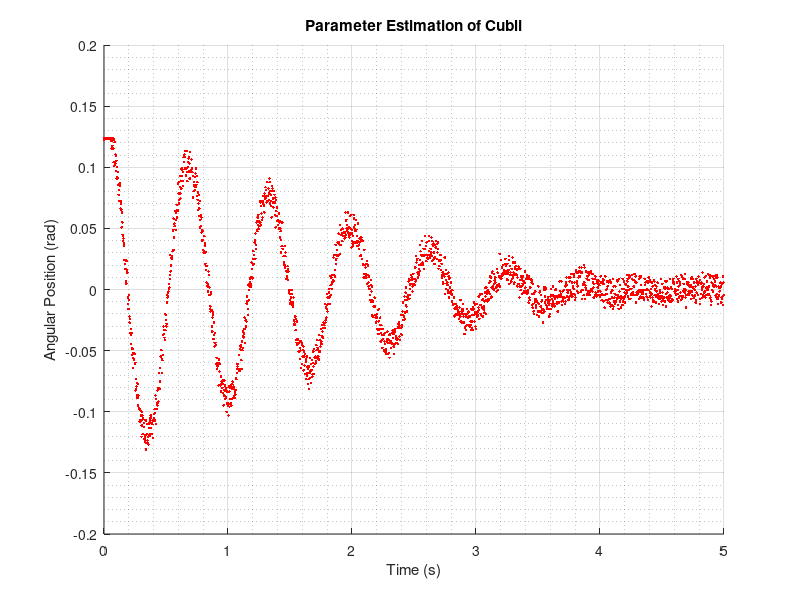
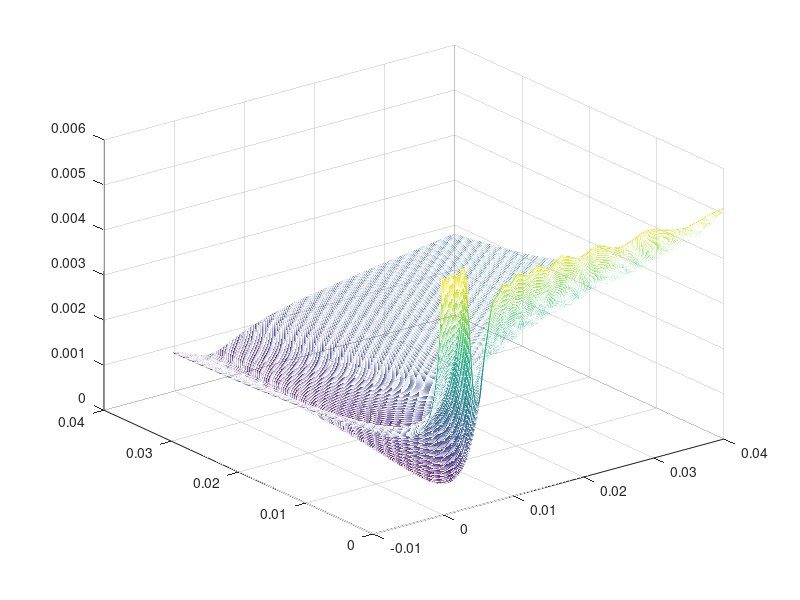

Write MATLAB code to recreate these figures, in order. (Note: this script raises an error after producing the figures.)
%-------------------------------------------------------------------------%
%------------ ESTIMATION OF THE PARAMETERS OF THE FRAME ------------------%
%-------------------------------------------------------------------------%

clear all;
close all;
clc;

% If you have conflicting model paths, run this command
% close_system('CubliParameterEstimation')
% Warning: It will take longer, since it has to completely reload the model,
%         but you only have to run the command once

% Set documentation to 1 for best report-graph
% Set documentation to 0 for best run-time experience :)
documentation = 0;

%----- IMPORTING TEST-DATA ------------------------------------------------
testData = csvread('PRINT_03.CSV');% <-- simTime=3.75
t = (testData(:,1)'+5)';
Yvolt = testData(:,2);

%Data from Volt to radians
Vmin = 0.4708;    %   mean(voltage( 667:1243,1)) %voltage mean from 3.3 to 6.2 in time
Vmax = 0.9513;    %   mean(voltage(1336:2000,1)) %voltage mean from 6.7 to 10 in time
equVolt = 0.6945; %   mean(voltage(   1: 591,1)) %voltage mean from 0 to 2.9 in time
resRad = (1.5769)/(Vmax-Vmin);
Y = (Yvolt - equVolt)*resRad-0.005;

%----- SIMULATION ---------------------------------------------------------
stopI = 0;
isDone = 0;
u = zeros(size(Yvolt)); %<--vector of zeroes for simulation input
simIn = [ t u ];        %<--variables for simulation input

%----- CUBLI PARAMETERS ---------------------------------------------------
J_w=0.601e-3;
B_w=17.03e-6;
m_w=0.222;
l_w=0.093;
m_f=0.77-m_w;
l_f=0.08498;
g=9.82;

J_f= 0.00936;    %<---initial guess parameter
initJf = J_f;
B_f= 0.003505;   %<---initial guess parameter
initBf = B_f;

%------- PLOT OF TEST DATA ------------------------------------------------
% To reposition figure window:
% - Resize figure windows and place it on the screen as you wish
% - Type get(gcf, 'position') in the terminal
% - Insert new positions below
if documentation == 1
    fig1 = figure;%('Position', [412, 313, 660, 485]);
else
   fig1 = figure;%('Position', [-1022, -348, 576, 437]);
end

scatter(t,Y, 'r', '.')
grid on, grid minor;
title('Parameter Estimation of Cubli')
xlabel('Time (s)')
ylabel('Angular Position (rad)')
hold on

%---- PLOTTING PERFORMANCE/COST FUNCTION ----------------------------------

Jf    = csvread('J.csv');
Bf    = csvread('B.csv');
Cost1 = csvread('C.csv');

[ m, n ] = size(Jf);

map = csvread('mapHotRodRed.csv');

fig2 = figure;%('position', [-1022, 175, 576, 641]);
mesh(Jf, Bf, Cost1, 'FaceColor', 'none');
hold on
alpha(0.8)
colormap(map);
    
% Minimum
[~, minColon ] = min(min(Cost1,[],1),[],2);
[~, minRow ] = min(Cost1(:,minColon),[],1);
    
mini = plot3( Jf(minRow,minColon),         ...
                  Bf(minRow,minColon),         ...
                  Cost1(minRow,minColon),...
                  'o',                         ...
                  'MarkerEdgeColor', '[0 0 0]',...
                  'MarkerFaceColor', 'k',      ...
                  'MarkerSize', 6 );

% Minimum found with Senstools
sensToolP = evalCostFunction(Y, t, 0.0048, 0.0077, J_f, B_f );
    
sens = plot3( 0.0048, 0.0077, sensToolP    ,...
                  'o',                          ...
                  'MarkerEdgeColor', '[0 .7 0]',...
                  'MarkerFaceColor', '[0 .7 0]',...
                  'MarkerSize', 6 );

title('Cost Function')
xlabel('Frame inertia (J_F)')
ylabel('Frame friction (B_F)')
zlabel('Cost')

legend( [mini, sens],                     ...
            {'Minimum', 'Senstools Result', },...
            'location', 'northwest' )

drawnow

%--------- OPTIMIZATION ---------------------------------------------------

nrOfIterations = 100;         %|<--iterating only for the part needed
for i = 1:nrOfIterations      %|

    %----- SIMULATION OF CURRENT ITERATION --------------------------------
Ym = simCubli( J_f, B_f, J_f, B_f );
    
%----- ERROR CALCULATION --------------------------------------------------
errn = sqrt(sum((Y-Ym).^2)/sum(Y.^2))*100;

%----- PERFORMANCE FUNCTION -----------------------------------------------
N = length(t); %<--setting N to degrees of freedom
Cost  = evalCostFunction(Y, t, J_f, B_f, J_f, B_f);

%----- DISPLAY ACTUAL VALUES ----------------------------------------------
fprintf('---------------------------------------------------\n')
fprintf('\nJ_f = %4.4f\n',J_f);
fprintf('\nB_f = %4.4f\n',B_f);
fprintf('\nerrn = %4.4f\n',errn);
fprintf('\nCost = %4.4e\n',Cost);
fprintf('\n---------------------------------------------------\n')

%----- STOP THE OPTIMIZATION IF THE PERFORMANCE IS WRONG ------------------ 
if exist('CostOld', 'var')
    if Cost >= CostOld
        fprintf('---------------------------------------------------\n')
        fprintf('\nFinal estimation of the parameters\n');
        fprintf('\nJ_f = %4.4f\n',J_f_old);
        fprintf('\nB_f = %4.4f\n',B_f_old);
         fprintf('\n----------------------\n')       
        fprintf('\nerrn = %4.4f\n',errnOld);
        fprintf('\nCost = %4.4e\n',CostOld);
        fprintf('\n---------------------------------------------------\n')
        break;
    end
end

%----- PLOTTING THE RESULT OF EACH ITERATION ------------------------------
figure(fig1)
h = plot( t, Ym, 'linewidth', 1.2 );
if documentation == 1
    set(h, 'color', '[ .4 0 .6 ]');
end

if exist('hVeryOld', 'var')
    delete(hVeryOld);
end

if exist('hOld', 'var')
    if documentation == 1
        delete(hOld);
        legend('Test data', 'Estimation', 'Location', 'SouthEast')
    else
        hVeryOld = hOld;
        legend('Test data',            ...
               'Previous estimation',  ...
               'New estimation',       ...
               'Location', 'SouthEast')
    end
end

% Adding Normed RMS error label
if exist('tex', 'var')
    delete(tex);
end
if exist('errn', 'var')
    if documentation == 1
        errorSTR = ['Normed RMS Error = ', num2str(errn), ' %'];
    else
        errorSTR = ['Normed RMS Error  =  ', num2str(errn), ' %'];
    end
        tex = text(0.52, 0.13,        ...
               errorSTR,              ...
               'Color', '[ 0 .55 0 ]',...
               'FontSize', 12);
end

hOld = h;
drawnow;

%--------- STORING OLD VALUES ---------------------------------------------
if exist('errn', 'var')
    errnOld = errn; %<-- saving old error value for reference
end

if exist('Cost', 'var')
    CostOld = Cost; %<-- saving old preformance value for reference
end

if exist('J_f', 'var')
    J_f_old = J_f; %<-- saving old J_f value for reference
end

if exist('B_f', 'var')
    B_f_old = B_f; %<-- saving old B_f value for reference
end

%---- CALCULATING THE GRADIENT OF THE PERFORMANCE FUNCTION ----------------

% gradientOfP = 1/N  * ( Y - Ym ) * Ym' 
% Where:
%   Y      is the data recorded from test
%   Ym     is the model simulation output
%   Ym'    is the partial derivative of the simulated model with respect to
%          each of the parameters to be estimated.

% Problem:  We cannot directly differentiate the model since it is used
%          through simulation in Simulink
% Solution: Partial derivaties can be calculated nummericaly:

% In this case:
% parameters: J_f B_f
% Small magnitude deviation from these parameters is set
p = 0.01;
     
% Calculating the deviation
deltaJ_f = J_f+p*J_f;
deltaB_f = B_f+p*B_f;

% Running the simulation again, now with the deviating parameter J_f
% and storing the result of the simulation
deltaYmJf = simCubli( deltaJ_f, B_f, J_f, B_f );

% Running the simulation again, now with the deviating parameter B_f
% and storring the result of the simulation
deltaYmBf = simCubli( J_f, deltaB_f, J_f, B_f );

% Finally calculating the derivatives of the model
YmDiffBf = ( deltaYmBf - Ym )/ p;
YmDiffJf = ( deltaYmJf - Ym )/ p;

% This however is just for the model.. and we need
% the gradient of the preformance function as stated earlier:
% gradientOfP = 1/N  * ( Y - Ym ) * Ym'
gJf = -(1/N)* ((Y - Ym )'*YmDiffJf);
gBf = -(1/N)* ((Y - Ym )'*YmDiffBf);
        
if exist('a','var')
   if c <= initCost
      initJf = a;
      initBf = b;
      initCost  = c;
   end
else
   initCost  = evalCostFunction(Y, t, initJf, initBf, J_f, B_f);
end

%---------- THE FORWARD-BACKWARD METHOD -----------------------------------
[ JFupper, BFupper ] = forwardBackwardCubli( J_f, B_f, Y, t, gJf, gBf, fig2 );
    
Cost = evalCostFunction(Y, t, J_f, B_f, J_f, B_f );
    
if (1) 
  figure(fig2)
  fPupper = evalCostFunction(Y, t, JFupper, BFupper, J_f, B_f);
  plot3(JFupper, BFupper, fPupper, 'ok', ...
       'MarkerFaceColor', 'k',           ...
       'MarkerSize', 2)
  plot3(J_f, B_f, Cost, 'ok',           ...
        'MarkerFaceColor', 'k',           ...
         'MarkerSize', 2)
  v1 = [JFupper BFupper fPupper];
  v2 = [J_f B_f Cost];
  v = [v1; v2];
  plot3(v(:,1),v(:,2),v(:,3),'k', 'LineWidth', 1, 'LineStyle', ':')
end
    
%--------- FIBONACCI SEARCH -----------------------------------------------
[ a, b, isDone ] = fibonacciSearchCubli(t, Y, J_f, B_f, initJf, initBf, JFupper, BFupper);
    
c = evalCostFunction(Y, t, a, b, J_f, B_f);
figure(fig2)
if c <= initCost && isDone == 0
    plot3(a, b, c, 'ob', 'MarkerFaceColor', 'b', 'MarkerSize', 2)
    v1 = [initJf initBf initCost];
    v2 = [a b c];
    v = [v1; v2];
    plot3(v(:,1),v(:,2),v(:,3),'b', 'LineWidth', 1.4)
end

J_f = a;
B_f = b;
end
